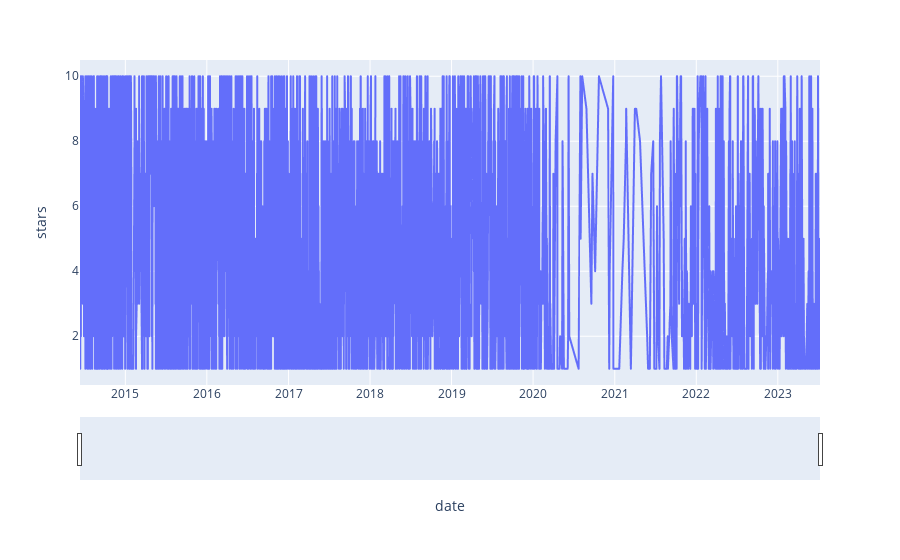

Notebook code cell kept with this figure:
### Code cell
df = pd.read_csv('cleaned-BA-reviews.csv')
df['date'] = df['date'].apply(lambda x: parser.parse(x))

fig = px.line(df, x='date', y='stars')
fig.update_xaxes(rangeslider_visible=True)
fig.show()

### Figure 1 — Plotly figure (JSON) as saved in the notebook; plotly's stock layout.template omitted (floating-point values rounded to 4 significant figures; data arrays with more than 128 entries replaced by an {"elided": "..."} marker saying what was removed)
{"data": [{"hovertemplate": "date=%{x}<br>stars=%{y}<extra></extra>", "legendgroup": "", "line": {"color": "#636efa", "dash": "solid"}, "marker": {"symbol": "circle"}, "mode": "lines", "name": "", "showlegend": false, "type": "scattergl", "x": {"elided": "3493 str values"}, "xaxis": "x", "y": {"elided": "3493 int values"}, "yaxis": "y"}], "layout": {"legend": {"tracegroupgap": 0}, "margin": {"t": 60}, "xaxis": {"anchor": "y", "domain": [0, 1], "rangeslider": {"visible": true}, "title": {"text": "date"}}, "yaxis": {"anchor": "x", "domain": [0, 1], "title": {"text": "stars"}}}}
